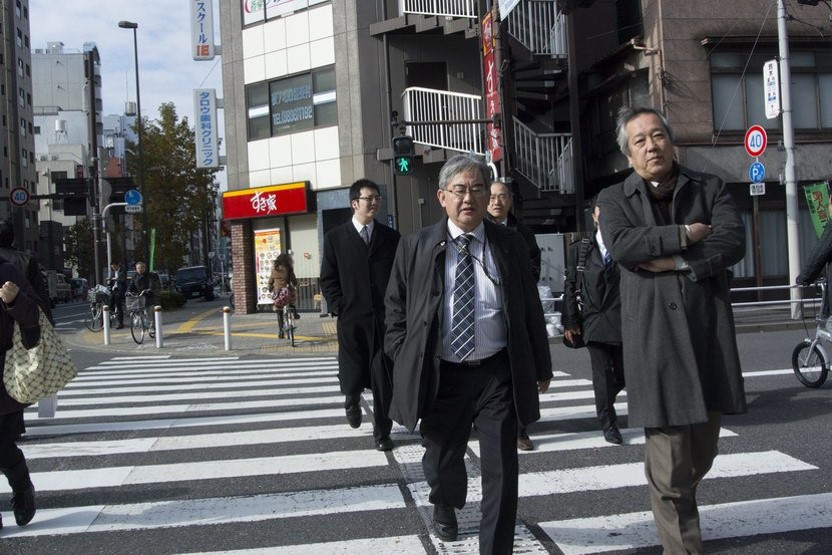
//> input picture Q3_電影感/image/picture2.jpg, 832 x 555 px
$ ./Q3_電影感   (built with g++ and OpenCV 4)
//> lines starting //> are read from the running program, lines starting //| are printed output that depends on the picture
// Q3_電影感.cpp : 定義主控台應用程式的進入點。
//

#include "stdafx.h"
#include <iostream>
#include <opencv2\opencv.hpp>

using namespace cv;
using namespace std;

int _tmain(int argc, _TCHAR* argv[])
{
	cv::Mat image;
	image = cv::imread("../image/picture2.jpg");
//> image is the input picture: 555 rows x 832 cols, CV_8UC3; mean B, G, R 97.2, 94.1, 93.2
	uchar *pixptr;
	float a, b, c, br, avg, ct, val;

	if (image.empty()){
		std::cout << "圖片不見了";
		system("pause");
		return 0;
	}

	std::cout << "Please give scalar for BGR respectively" << endl;
	std::cin >> a >> b >> c;
//> the answer given: 2 2 1
	std::cout << "Please give value of Brightness br " << endl;
	std::cin >> br;
//> the answer given: 2
	std::cout << "Please give value of Contrast ct" << endl;
	std::cin >> ct;
//> the answer given: 2
	cv::imshow("Origin", image);
	//要加讓超過255的限制
	for (int i = 0; i<image.rows; i++){
		pixptr = image.ptr<uchar>(i);
		for (int j = 0; j<image.cols; j++){
			avg = (pixptr[0] + pixptr[1] + pixptr[2]) / 3;
			//讓紅色的像素變0.7倍
			if (avg < 100){
				val = pixptr[0] * a;
				if (val > 255){ pixptr[0] = 255; }
				else{ pixptr[0] = pixptr[0] * a; }

				val = pixptr[1] * b;
				if (val > 255){ pixptr[1] = 255; }
				else{ pixptr[1] = pixptr[1] * b; }

				val = pixptr[2] * c;
				if (val > 255){ pixptr[2] = 255; }
				else{ pixptr[2] = pixptr[2] * c; }
			}
			//增加亮度 如果有需要的話   val 和pixptr[k]是不同型態!??????為甚麼可以計算
			for (int k = 0; k<3; k++){
			    val = pixptr[k];
			    if (val+br > 255) { pixptr[k] = 255; }
			    else if (val+br < 0) { pixptr[k] = 0; }
			    else { pixptr[k] = pixptr[k] + br; }
			}
			//對比度調整

			for (int k = 0; k < 3; k++){
			    val = pixptr[k];
			    val = 128 + (val - 128)*(1 + ct);
			    if (val>255) {pixptr[k] = 255;}
			    else if (val < 0) { pixptr[k] = 0; }
			    else { pixptr[k] = 128 + (pixptr[k] - 128)*(1 + ct); }
			}

			pixptr += 3;
		}
	}
//> this loop made 555 passes
//> (avg, val) on passes 1 to 3: (94, 35), (107, 74), (114, 95)
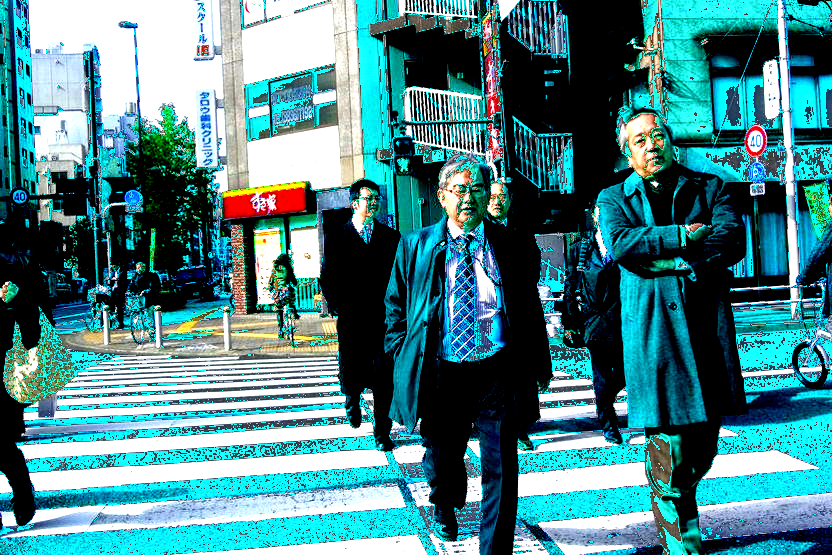
//> image: 555 rows x 832 cols, CV_8UC3; mean B, G, R 137.5, 132.7, 74.1
//> after the loop, avg = 39; val = -148
	//B11G105R08BR5CT01;
	cv::imwrite("../image/Result.png", image);
	cv::imshow("Result1", image);
	cv::waitKey(0);


	return 0;
}

$ run again, with Q3_電影感/image/picture1.jpg copied over Q3_電影感/image/picture2.jpg
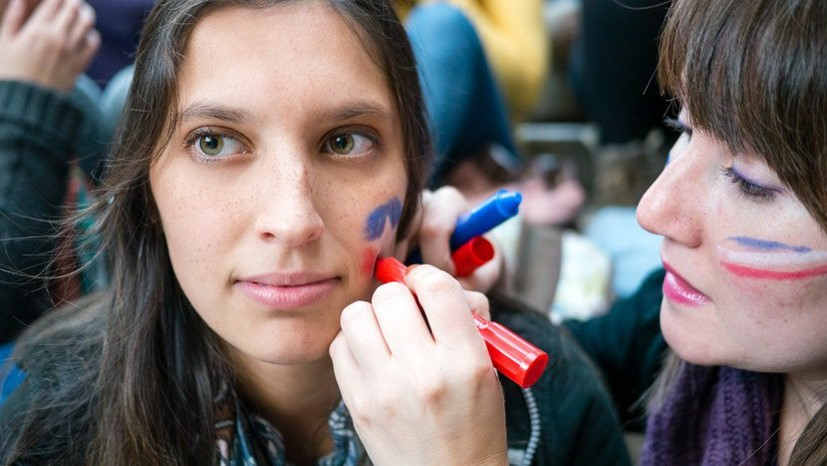
//> input picture Q3_電影感/image/picture1.jpg, 827 x 466 px
//> image is the input picture: 466 rows x 827 cols, CV_8UC3; mean B, G, R 105.2, 106.3, 115.8
//> the loop `for (int i = 0; i<image.rows; i++)` made 466 passes
//> after the loop `for (int i = 0; i<image.rows; i++)`:
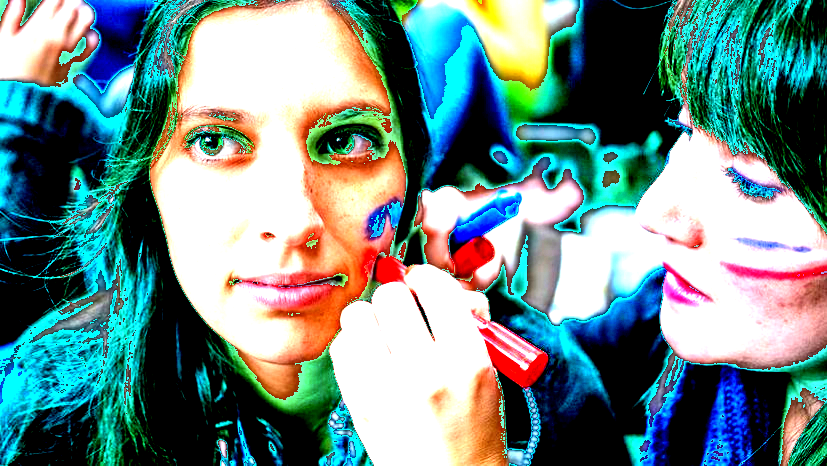
//> image: 466 rows x 827 cols, CV_8UC3; mean B, G, R 136.5, 139, 110.8
//> after the loop `for (int i = 0; i<image.rows; i++)`: avg = 48; val = -76
